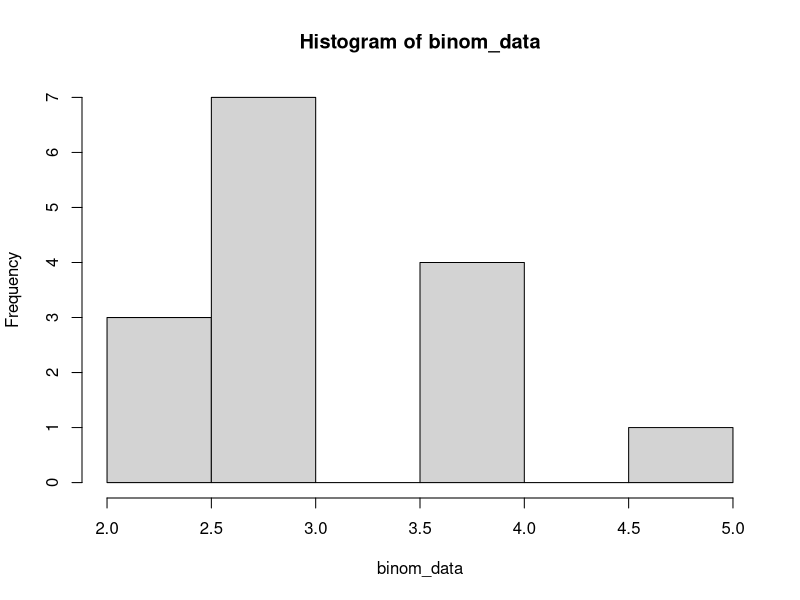
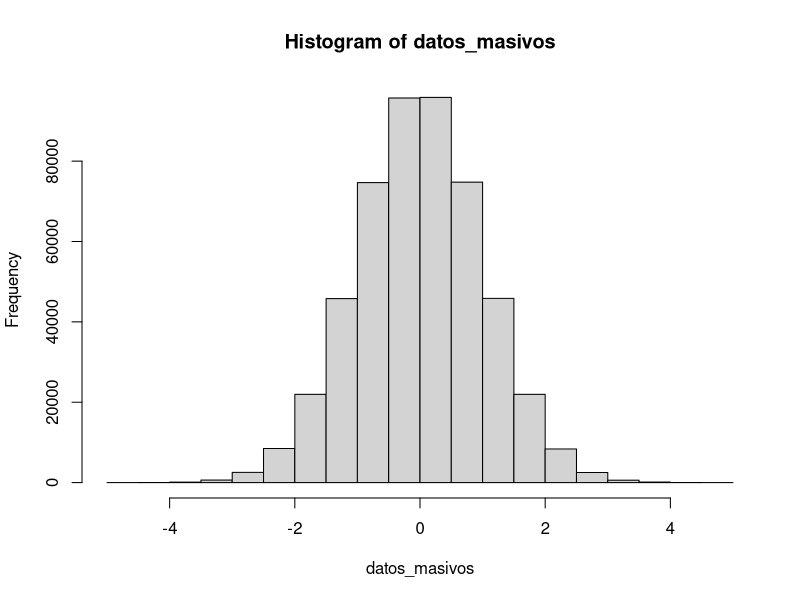
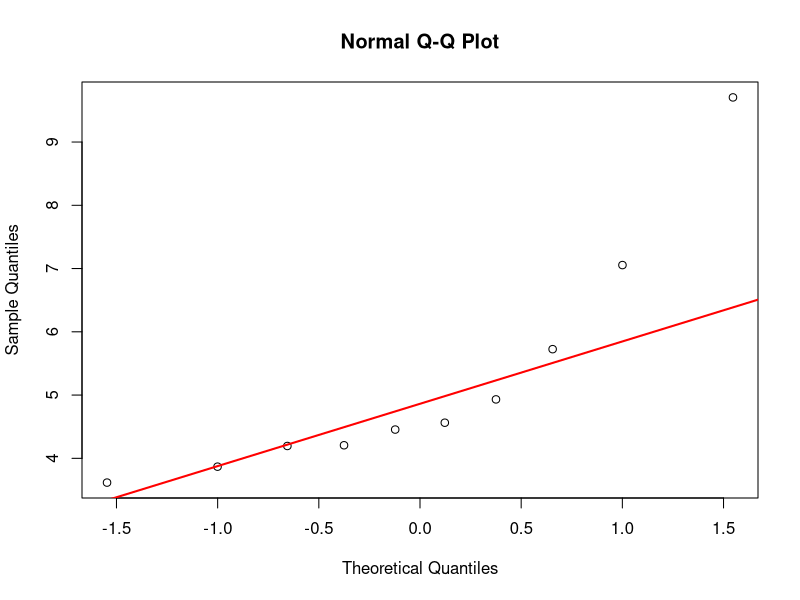
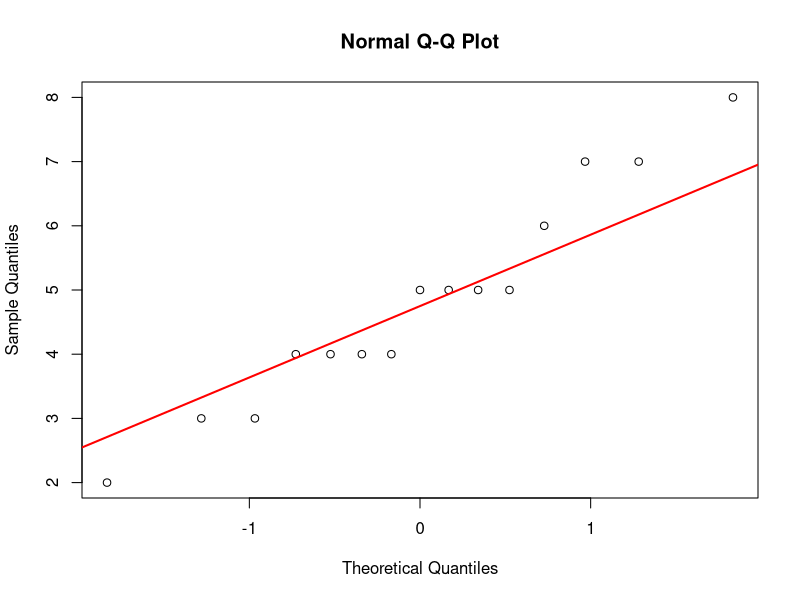
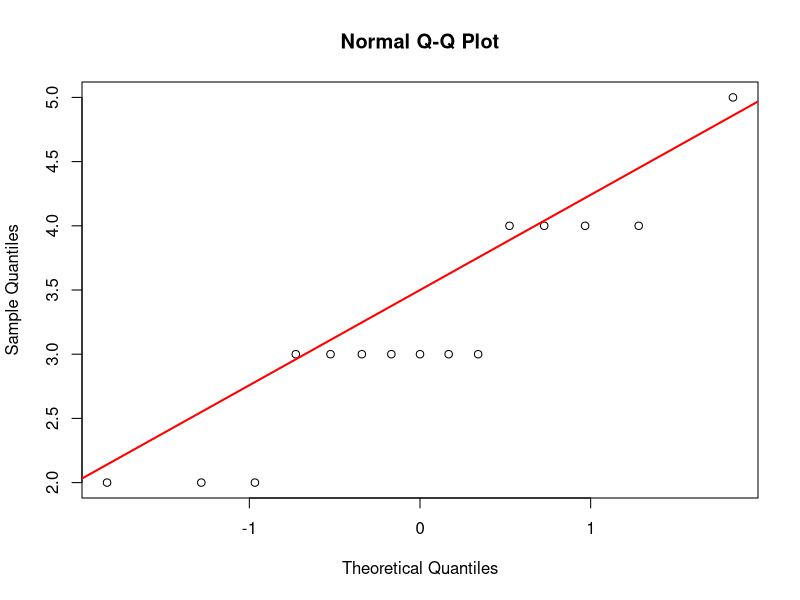
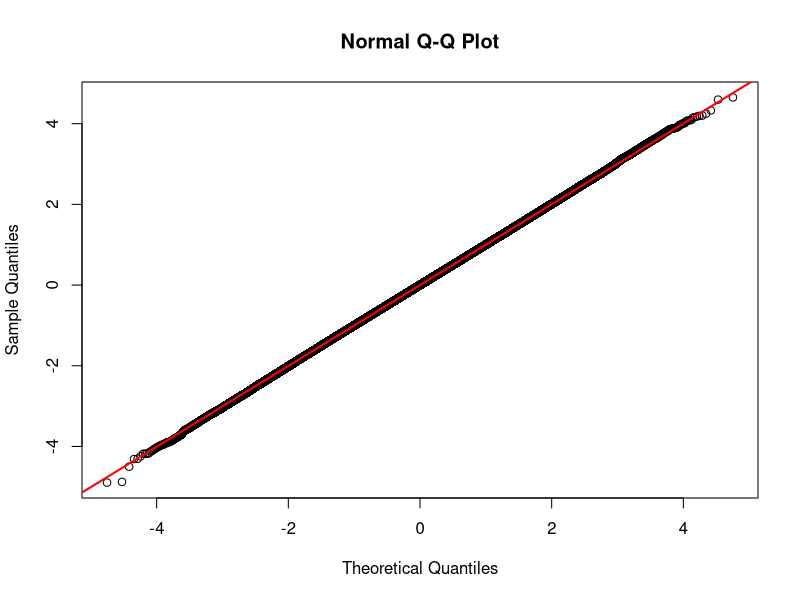
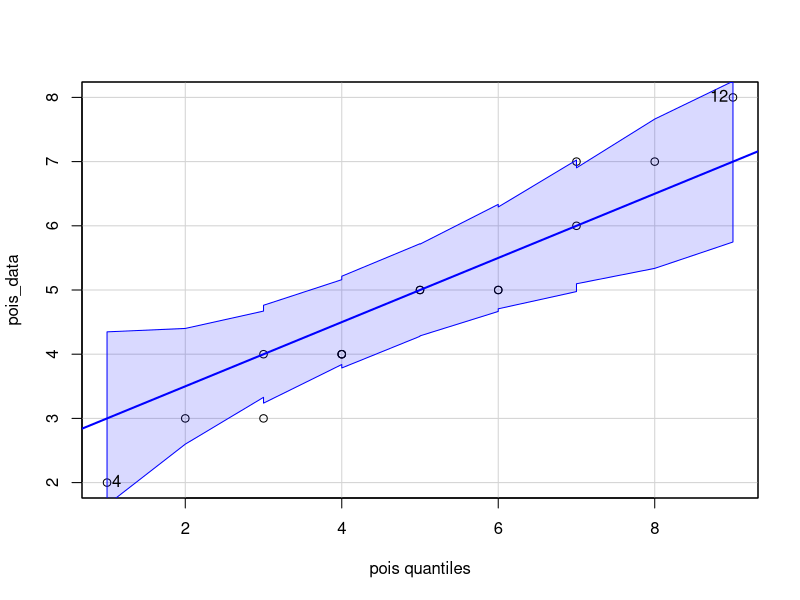

Generate these figures, in order, with R:
## ---- chunk 1
install.packages("nortest")
install.packages("car")
install.packages("qualityTools")
## ---- chunk 2
n = 10 # num de datos
m = 5  # media
s = 2  # desv estándar

norm_data = rnorm(n, m, s)
# Datos que vienen de una distribución normal

shapiro.test(norm_data) # prueba de normalidad; h0: norm_data está distribuida de manera normal



## ---- chunk 3
n = 20
l = 2
set.seed(100)
pois_data = rpois(n, l)

shapiro.test(pois_data)
## ---- chunk 4
# Datos de una distribución binomial
set.seed(100)
binom_data = rbinom(15, 5, .6)

hist(binom_data)
shapiro.test(binom_data)
## ---- chunk 5
set.seed(100)
pois_data = rpois(15, 5)
shapiro.test(pois_data)
## ---- chunk 6
library(nortest)
## ---- chunk 7
set.seed(100)
datos_masivos = rt(500000, 200)

ad.test(datos_masivos)
## ---- chunk 8
hist(datos_masivos)
## ---- chunk 9
qqnorm(norm_data)
qqline(norm_data, col="red", lw=2)
## ---- chunk 10
qqnorm(pois_data)
qqline(pois_data, col="red", lw=2)
## ---- chunk 11
qqnorm(binom_data)
qqline(binom_data, col="red", lw=2)
## ---- chunk 12
qqnorm(datos_masivos)
qqline(datos_masivos, col="red", lw=2)
## ---- chunk 13
library(car)
qqPlot(pois_data, "pois", lambda = 5)
